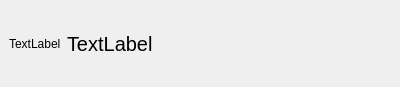
<?xml version="1.0" encoding="UTF-8"?>
<ui version="4.0">
 <class>NearbyShareTarget</class>
 <widget class="QWidget" name="NearbyShareTarget">
  <property name="geometry">
   <rect>
    <x>0</x>
    <y>0</y>
    <width>400</width>
    <height>88</height>
   </rect>
  </property>
  <property name="windowTitle">
   <string>Form</string>
  </property>
  <layout class="QVBoxLayout" name="verticalLayout">
   <property name="spacing">
    <number>0</number>
   </property>
   <property name="leftMargin">
    <number>0</number>
   </property>
   <property name="topMargin">
    <number>0</number>
   </property>
   <property name="rightMargin">
    <number>0</number>
   </property>
   <property name="bottomMargin">
    <number>0</number>
   </property>
   <item>
    <layout class="QVBoxLayout" name="verticalLayout_2">
     <property name="leftMargin">
      <number>9</number>
     </property>
     <property name="topMargin">
      <number>9</number>
     </property>
     <property name="rightMargin">
      <number>9</number>
     </property>
     <property name="bottomMargin">
      <number>9</number>
     </property>
     <item>
      <layout class="QHBoxLayout" name="horizontalLayout">
       <property name="spacing">
        <number>6</number>
       </property>
       <item>
        <widget class="QLabel" name="iconLabel">
         <property name="text">
          <string notr="true">TextLabel</string>
         </property>
        </widget>
       </item>
       <item>
        <widget class="QLabel" name="nameLabel">
         <property name="font">
          <font>
           <pointsize>15</pointsize>
          </font>
         </property>
         <property name="text">
          <string notr="true">TextLabel</string>
         </property>
        </widget>
       </item>
       <item>
        <spacer name="horizontalSpacer">
         <property name="orientation">
          <enum>Qt::Horizontal</enum>
         </property>
         <property name="sizeHint" stdset="0">
          <size>
           <width>40</width>
           <height>20</height>
          </size>
         </property>
        </spacer>
       </item>
      </layout>
     </item>
    </layout>
   </item>
   <item>
    <layout class="QVBoxLayout" name="sessionsLayout"/>
   </item>
   <item>
    <widget class="Line" name="singlePixelHorizontalLine">
     <property name="maximumSize">
      <size>
       <width>16777215</width>
       <height>1</height>
      </size>
     </property>
     <property name="orientation">
      <enum>Qt::Horizontal</enum>
     </property>
    </widget>
   </item>
  </layout>
 </widget>
 <resources/>
 <connections/>
</ui>
